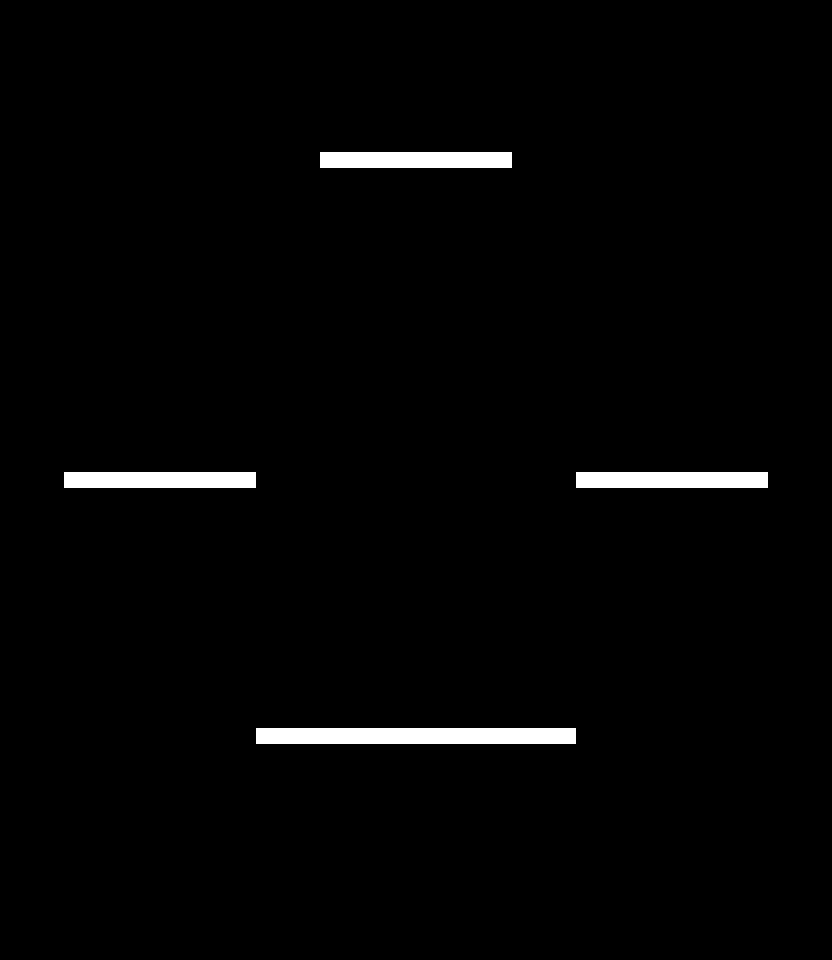

Tiled map render using the project's own tile images. Description and the whole map definition, tile-layer contents included, below:
An orthogonal 13x15 tile map with 64x64 px tiles, 1 tile layer (Tile Layer 1) and 8 objects.

<map version="1.0" tiledversion="1.1.6" orientation="orthogonal" renderorder="right-down" width="13" height="15" tilewidth="64" tileheight="64" infinite="0" nextobjectid="79">
 <properties>
  <property name="hue" type="int" value="180" />
 </properties>
 <tileset firstgid="1" source="tileset.tsx" />
 <layer name="Tile Layer 1" width="13" height="15">
  <data encoding="csv">
0,0,0,0,0,0,0,0,0,0,0,0,0,
0,0,0,0,0,0,0,0,0,0,0,0,0,
0,0,0,0,0,7,7,7,0,0,0,0,0,
0,0,0,0,0,0,0,0,0,0,0,0,0,
0,0,0,0,0,0,0,0,0,0,0,0,0,
0,0,0,0,0,0,0,0,0,0,0,0,0,
0,0,0,0,0,0,0,0,0,0,0,0,0,
0,7,7,7,0,0,0,0,0,7,7,7,0,
0,0,0,0,0,0,0,0,0,0,0,0,0,
0,0,0,0,0,0,0,0,0,0,0,0,0,
0,0,0,0,0,0,0,0,0,0,0,0,0,
0,0,0,0,7,7,7,7,7,0,0,0,0,
0,0,0,0,0,0,0,0,0,0,0,0,0,
0,0,0,0,0,0,0,0,0,0,0,0,0,
0,0,0,0,0,0,0,0,0,0,0,0,0
</data>
 </layer>
 <objectgroup name="Static">
  <object id="74" x="317" y="151" width="194" height="16" />
  <object id="75" x="255" y="729" width="320" height="16" />
 </objectgroup>
 <objectgroup name="Dynamic">
  <object id="72" x="575" y="471" width="192" height="16" />
  <object id="73" x="63" y="471" width="194" height="16" />
 </objectgroup>
 <objectgroup name="Collectible">
  <object id="76" x="128" y="384" width="64" height="64" />
  <object id="77" x="640" y="384" width="64" height="64" />
 </objectgroup>
 <objectgroup name="Player">
  <object id="46" x="382" y="664" width="64" height="64" />
 </objectgroup>
 <objectgroup name="Finish">
  <object id="47" x="349" y="24" width="128" height="128" />
 </objectgroup>
</map>
